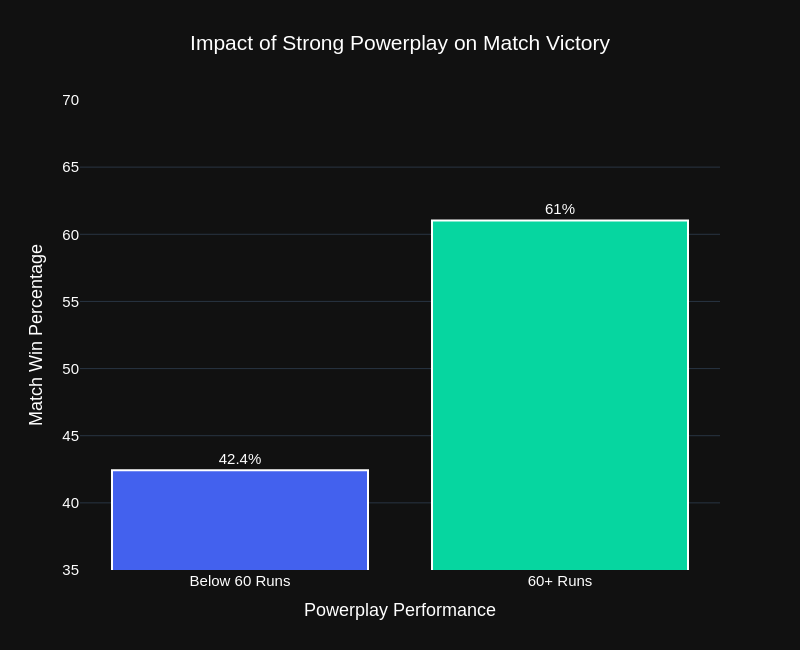

The notebook cell saved with this chart:
### Code cell
import plotly.express as px
import pandas as pd

# Create labels
correlation_analysis['strong_powerplay'] = (
    correlation_analysis['strong_powerplay']
    .map({
        False: 'Below 60 Runs',
        True: '60+ Runs'
    })
)

# Chart
fig = px.bar(
    correlation_analysis,

    x='strong_powerplay',
    y='won_match',

    text=correlation_analysis['won_match'].round(1),

    color='strong_powerplay',

    color_discrete_map={

        'Below 60 Runs': '#4361EE',

        '60+ Runs': '#06D6A0'
    },

    title='Impact of Strong Powerplay on Match Victory'
)

# Styling
fig.update_traces(

    texttemplate='%{text}%',

    textposition='outside',

    marker_line_width=2,

    marker_line_color='white'
)

# Layout
fig.update_layout(

    template='plotly_dark',

    title={
        'x':0.5
    },

    paper_bgcolor='#111111',

    plot_bgcolor='#111111',

    font=dict(
        family='Arial',
        size=15,
        color='white'
    ),

    xaxis_title='Powerplay Performance',

    yaxis_title='Match Win Percentage',

    height=650,

    width=800,

    showlegend=False
)

# Better range
fig.update_yaxes(
    range=[35,70]
)

fig.show()

### Figure 1 — Plotly figure (JSON) as saved in the notebook; plotly's stock layout.template omitted (floating-point values rounded to 4 significant figures)
{"data": [{"hovertemplate": "strong_powerplay=%{x}<br>won_match=%{y}<br>text=%{text}<extra></extra>", "legendgroup": "Below 60 Runs", "marker": {"color": "#4361EE", "line": {"color": "white", "width": 2}, "pattern": {"shape": ""}}, "name": "Below 60 Runs", "orientation": "v", "showlegend": true, "text": [42.4], "textposition": "outside", "texttemplate": "%{text}%", "type": "bar", "x": ["Below 60 Runs"], "xaxis": "x", "y": [42.44], "yaxis": "y"}, {"hovertemplate": "strong_powerplay=%{x}<br>won_match=%{y}<br>text=%{text}<extra></extra>", "legendgroup": "60+ Runs", "marker": {"color": "#06D6A0", "line": {"color": "white", "width": 2}, "pattern": {"shape": ""}}, "name": "60+ Runs", "orientation": "v", "showlegend": true, "text": [61.0], "textposition": "outside", "texttemplate": "%{text}%", "type": "bar", "x": ["60+ Runs"], "xaxis": "x", "y": [61.03], "yaxis": "y"}], "layout": {"barmode": "relative", "font": {"color": "white", "family": "Arial", "size": 15}, "height": 650, "legend": {"title": {"text": "strong_powerplay"}, "tracegroupgap": 0}, "paper_bgcolor": "#111111", "plot_bgcolor": "#111111", "showlegend": false, "title": {"text": "Impact of Strong Powerplay on Match Victory", "x": 0.5}, "width": 800, "xaxis": {"anchor": "y", "categoryarray": ["Below 60 Runs", "60+ Runs"], "categoryorder": "array", "domain": [0, 1], "title": {"text": "Powerplay Performance"}}, "yaxis": {"anchor": "x", "domain": [0, 1], "range": [35, 70], "title": {"text": "Match Win Percentage"}}}}
